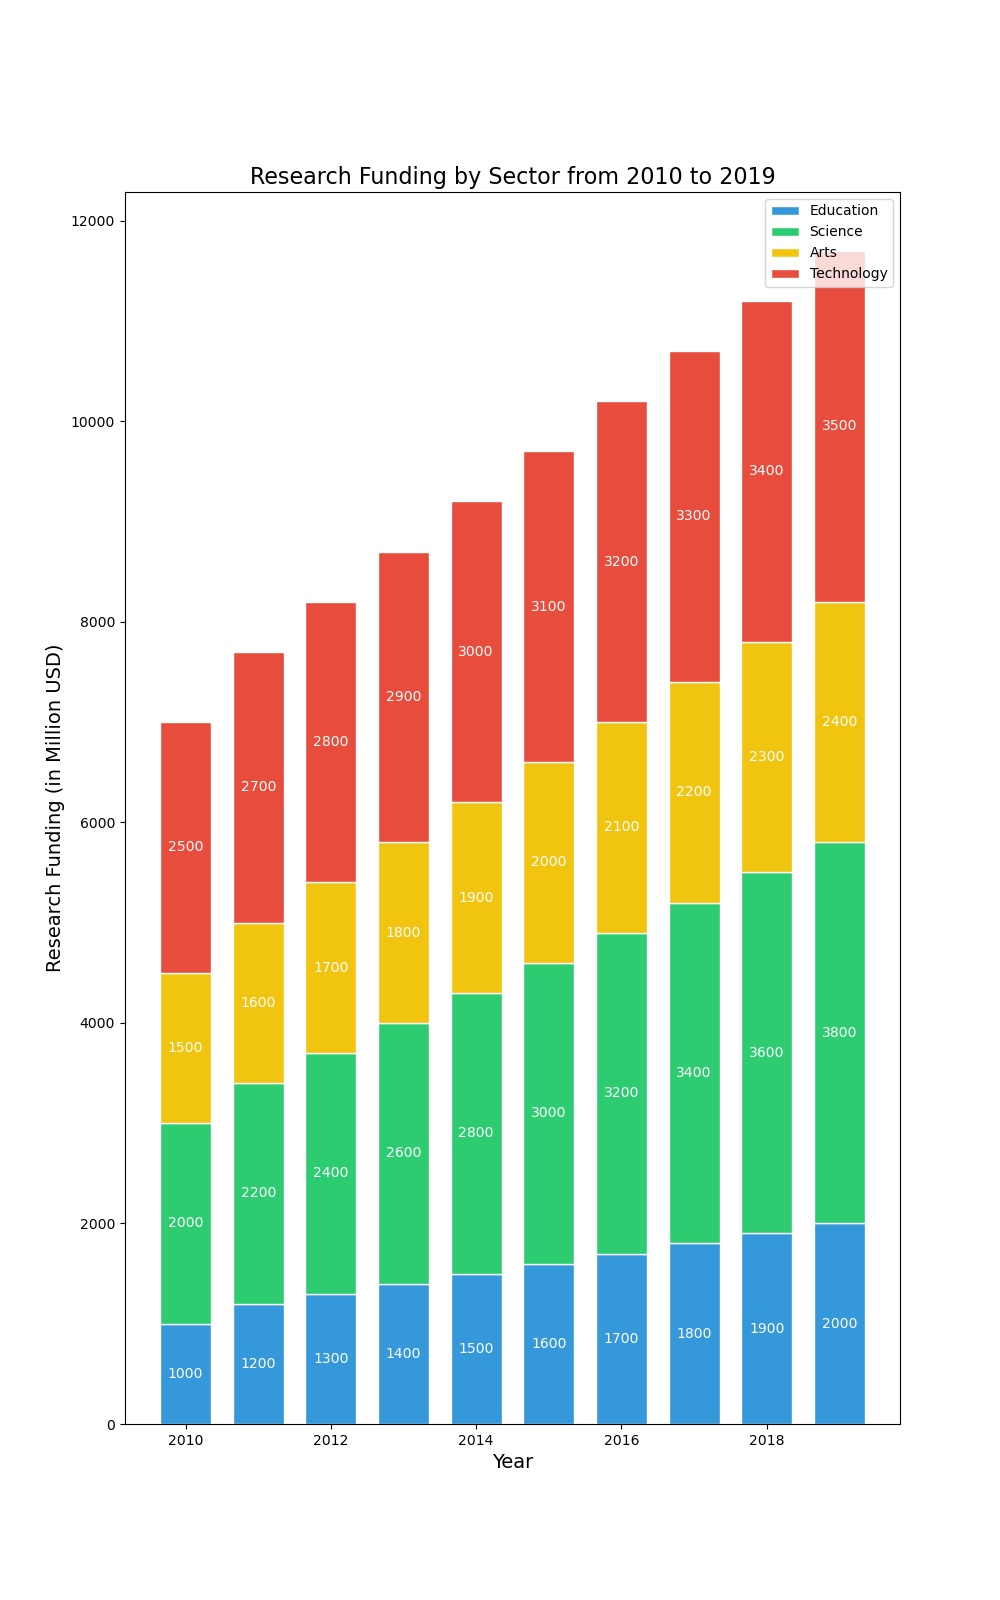

Python code for this plot:

import matplotlib.pyplot as plt

# Data
years = [2010, 2011, 2012, 2013, 2014, 2015, 2016, 2017, 2018, 2019]
education = [1000, 1200, 1300, 1400, 1500, 1600, 1700, 1800, 1900, 2000]
science = [2000, 2200, 2400, 2600, 2800, 3000, 3200, 3400, 3600, 3800]
arts = [1500, 1600, 1700, 1800, 1900, 2000, 2100, 2200, 2300, 2400]
technology = [2500, 2700, 2800, 2900, 3000, 3100, 3200, 3300, 3400, 3500]

# Configuration for the figure size
plt.figure(figsize=(10, 16))

# Stacked vertical bar chart
plt.bar(years, education, width=0.7, color='#3498db', edgecolor='white', label='Education')
plt.bar(years, science, width=0.7, bottom=education, color='#2ecc71', edgecolor='white', label='Science')
plt.bar(years, arts, width=0.7, bottom=[i+j for i,j in zip(education, science)], color='#f1c40f', edgecolor='white', label='Arts')
plt.bar(years, technology, width=0.7, bottom=[i+j+k for i,j,k in zip(education, science, arts)], color='#e74c3c', edgecolor='white', label='Technology')

# Adding labels and title
plt.ylabel('Research Funding (in Million USD)', fontsize=14)
plt.xlabel('Year', fontsize=14)
plt.title('Research Funding by Sector from 2010 to 2019', fontsize=16)

# Adding numerical labels
for year, edu, sci, art, tech in zip(years, education, science, arts, technology):
    plt.text(year, edu / 2, str(edu), ha='center', va='center', fontsize=10, color='white')
    plt.text(year, edu + sci / 2, str(sci), ha='center', va='center', fontsize=10, color='white')
    plt.text(year, edu + sci + art / 2, str(art), ha='center', va='center', fontsize=10, color='white')
    plt.text(year, edu + sci + art + tech / 2, str(tech), ha='center', va='center', fontsize=10, color='white')

# Show legend
plt.legend(loc='upper right')

# Display the chart
plt.show()
